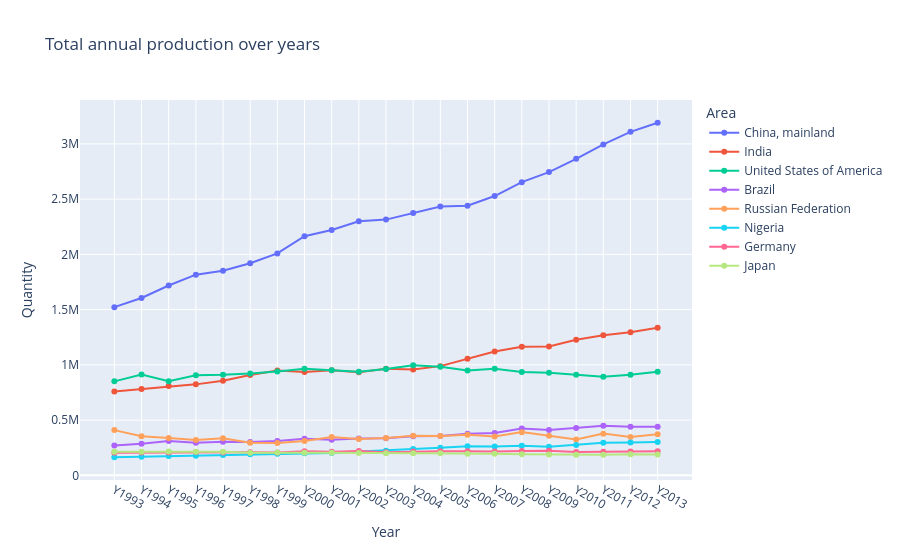

Here is the notebook cell this chart was saved with:
### Code cell
df_area.drop(columns=["Sum_Produce_byarea", "Rank"], inplace=True)
fig = px.line(df_area.head(8).T, color="Area", markers="Area", labels={"index": "Year","value": "Quantity"}, title="Total annual production over years")
fig.show()

### Figure 1 — Plotly figure (JSON) as saved in the notebook; plotly's stock layout.template omitted (floating-point values rounded to 4 significant figures)
{"data": [{"hovertemplate": "Area=China, mainland<br>Year=%{x}<br>Quantity=%{y}<extra></extra>", "legendgroup": "China, mainland", "line": {"color": "#636efa", "dash": "solid"}, "marker": {"symbol": "circle"}, "mode": "lines+markers", "name": "China, mainland", "orientation": "v", "showlegend": true, "type": "scatter", "x": ["Y1993", "Y1994", "Y1995", "Y1996", "Y1997", "Y1998", "Y1999", "Y2000", "Y2001", "Y2002", "Y2003", "Y2004", "Y2005", "Y2006", "Y2007", "Y2008", "Y2009", "Y2010", "Y2011", "Y2012", "Y2013"], "xaxis": "x", "y": [1522000.0, 1605000.0, 1718000.0, 1816000.0, 1851000.0, 1919000.0, 2009000.0, 2164000.0, 2220000.0, 2300000.0, 2315000.0, 2375000.0, 2432000.0, 2440000.0, 2528000.0, 2653000.0, 2745000.0, 2865000.0, 2995000.0, 3109000.0, 3191000.0], "yaxis": "y"}, {"hovertemplate": "Area=India<br>Year=%{x}<br>Quantity=%{y}<extra></extra>", "legendgroup": "India", "line": {"color": "#EF553B", "dash": "solid"}, "marker": {"symbol": "circle"}, "mode": "lines+markers", "name": "India", "orientation": "v", "showlegend": true, "type": "scatter", "x": ["Y1993", "Y1994", "Y1995", "Y1996", "Y1997", "Y1998", "Y1999", "Y2000", "Y2001", "Y2002", "Y2003", "Y2004", "Y2005", "Y2006", "Y2007", "Y2008", "Y2009", "Y2010", "Y2011", "Y2012", "Y2013"], "xaxis": "x", "y": [758800.0, 780500.0, 808100.0, 823400.0, 856000.0, 907700.0, 949200.0, 934300.0, 951900.0, 932600.0, 964900.0, 958400.0, 988500.0, 1056000.0, 1120000.0, 1165000.0, 1167000.0, 1227000.0, 1268000.0, 1295000.0, 1337000.0], "yaxis": "y"}, {"hovertemplate": "Area=United States of America<br>Year=%{x}<br>Quantity=%{y}<extra></extra>", "legendgroup": "United States of America", "line": {"color": "#00cc96", "dash": "solid"}, "marker": {"symbol": "circle"}, "mode": "lines+markers", "name": "United States of America", "orientation": "v", "showlegend": true, "type": "scatter", "x": ["Y1993", "Y1994", "Y1995", "Y1996", "Y1997", "Y1998", "Y1999", "Y2000", "Y2001", "Y2002", "Y2003", "Y2004", "Y2005", "Y2006", "Y2007", "Y2008", "Y2009", "Y2010", "Y2011", "Y2012", "Y2013"], "xaxis": "x", "y": [850600.0, 913300.0, 851700.0, 906300.0, 910900.0, 921600.0, 939500.0, 965000.0, 951200.0, 938000.0, 962700.0, 997500.0, 982100.0, 948900.0, 965500.0, 936100.0, 929600.0, 909500.0, 892400.0, 910500.0, 938600.0], "yaxis": "y"}, {"hovertemplate": "Area=Brazil<br>Year=%{x}<br>Quantity=%{y}<extra></extra>", "legendgroup": "Brazil", "line": {"color": "#ab63fa", "dash": "solid"}, "marker": {"symbol": "circle"}, "mode": "lines+markers", "name": "Brazil", "orientation": "v", "showlegend": true, "type": "scatter", "x": ["Y1993", "Y1994", "Y1995", "Y1996", "Y1997", "Y1998", "Y1999", "Y2000", "Y2001", "Y2002", "Y2003", "Y2004", "Y2005", "Y2006", "Y2007", "Y2008", "Y2009", "Y2010", "Y2011", "Y2012", "Y2013"], "xaxis": "x", "y": [269700.0, 285800.0, 310600.0, 296100.0, 304700.0, 301100.0, 311400.0, 332300.0, 322000.0, 333000.0, 335100.0, 353600.0, 357200.0, 376500.0, 384100.0, 423500.0, 410300.0, 429100.0, 449400.0, 439200.0, 440000.0], "yaxis": "y"}, {"hovertemplate": "Area=Russian Federation<br>Year=%{x}<br>Quantity=%{y}<extra></extra>", "legendgroup": "Russian Federation", "line": {"color": "#FFA15A", "dash": "solid"}, "marker": {"symbol": "circle"}, "mode": "lines+markers", "name": "Russian Federation", "orientation": "v", "showlegend": true, "type": "scatter", "x": ["Y1993", "Y1994", "Y1995", "Y1996", "Y1997", "Y1998", "Y1999", "Y2000", "Y2001", "Y2002", "Y2003", "Y2004", "Y2005", "Y2006", "Y2007", "Y2008", "Y2009", "Y2010", "Y2011", "Y2012", "Y2013"], "xaxis": "x", "y": [409400.0, 353900.0, 338000.0, 320100.0, 335900.0, 294500.0, 293100.0, 310200.0, 346400.0, 328900.0, 337300.0, 358200.0, 357200.0, 367000.0, 352300.0, 391200.0, 357700.0, 324200.0, 377700.0, 347200.0, 370900.0], "yaxis": "y"}, {"hovertemplate": "Area=Nigeria<br>Year=%{x}<br>Quantity=%{y}<extra></extra>", "legendgroup": "Nigeria", "line": {"color": "#19d3f3", "dash": "solid"}, "marker": {"symbol": "circle"}, "mode": "lines+markers", "name": "Nigeria", "orientation": "v", "showlegend": true, "type": "scatter", "x": ["Y1993", "Y1994", "Y1995", "Y1996", "Y1997", "Y1998", "Y1999", "Y2000", "Y2001", "Y2002", "Y2003", "Y2004", "Y2005", "Y2006", "Y2007", "Y2008", "Y2009", "Y2010", "Y2011", "Y2012", "Y2013"], "xaxis": "x", "y": [163900.0, 168600.0, 174800.0, 177800.0, 183900.0, 191600.0, 195300.0, 199400.0, 201800.0, 215600.0, 223800.0, 238700.0, 248900.0, 264300.0, 260200.0, 268300.0, 257800.0, 275600.0, 295800.0, 297800.0, 300900.0], "yaxis": "y"}, {"hovertemplate": "Area=Germany<br>Year=%{x}<br>Quantity=%{y}<extra></extra>", "legendgroup": "Germany", "line": {"color": "#FF6692", "dash": "solid"}, "marker": {"symbol": "circle"}, "mode": "lines+markers", "name": "Germany", "orientation": "v", "showlegend": true, "type": "scatter", "x": ["Y1993", "Y1994", "Y1995", "Y1996", "Y1997", "Y1998", "Y1999", "Y2000", "Y2001", "Y2002", "Y2003", "Y2004", "Y2005", "Y2006", "Y2007", "Y2008", "Y2009", "Y2010", "Y2011", "Y2012", "Y2013"], "xaxis": "x", "y": [205400.0, 206500.0, 207800.0, 211400.0, 205900.0, 209600.0, 206700.0, 217100.0, 213700.0, 219400.0, 209800.0, 216000.0, 217400.0, 217300.0, 215800.0, 221300.0, 222400.0, 210700.0, 214200.0, 215800.0, 218900.0], "yaxis": "y"}, {"hovertemplate": "Area=Japan<br>Year=%{x}<br>Quantity=%{y}<extra></extra>", "legendgroup": "Japan", "line": {"color": "#B6E880", "dash": "solid"}, "marker": {"symbol": "circle"}, "mode": "lines+markers", "name": "Japan", "orientation": "v", "showlegend": true, "type": "scatter", "x": ["Y1993", "Y1994", "Y1995", "Y1996", "Y1997", "Y1998", "Y1999", "Y2000", "Y2001", "Y2002", "Y2003", "Y2004", "Y2005", "Y2006", "Y2007", "Y2008", "Y2009", "Y2010", "Y2011", "Y2012", "Y2013"], "xaxis": "x", "y": [214100.0, 213800.0, 215600.0, 213000.0, 212600.0, 205200.0, 207300.0, 205300.0, 204000.0, 203500.0, 200300.0, 199000.0, 199100.0, 195600.0, 195700.0, 190300.0, 188600.0, 185600.0, 186900.0, 190500.0, 188100.0], "yaxis": "y"}], "layout": {"legend": {"title": {"text": "Area"}, "tracegroupgap": 0}, "title": {"text": "Total annual production over years"}, "xaxis": {"anchor": "y", "domain": [0, 1], "title": {"text": "Year"}}, "yaxis": {"anchor": "x", "domain": [0, 1], "title": {"text": "Quantity"}}}}
